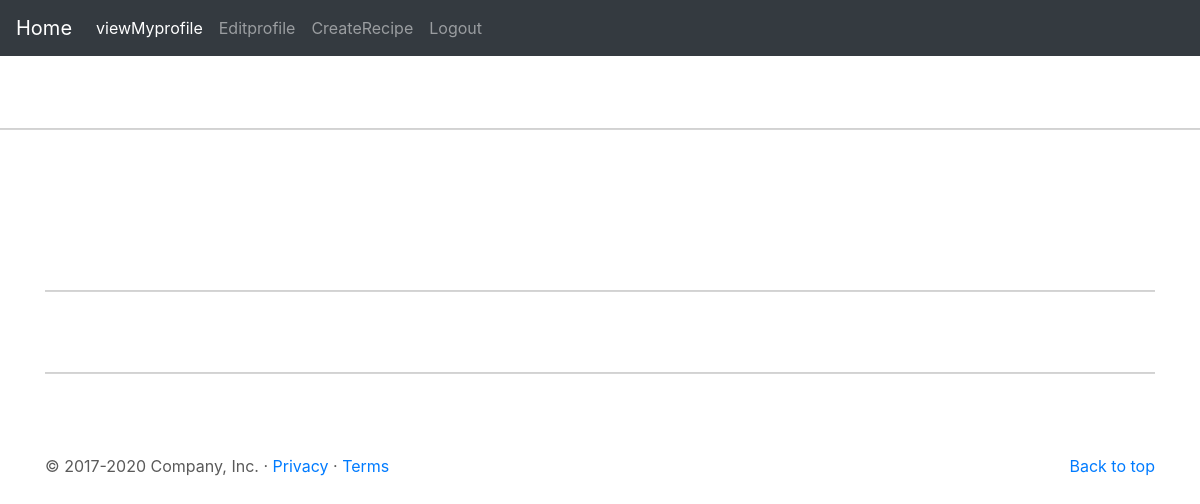
The page /Users/home on the database as committed earlier.
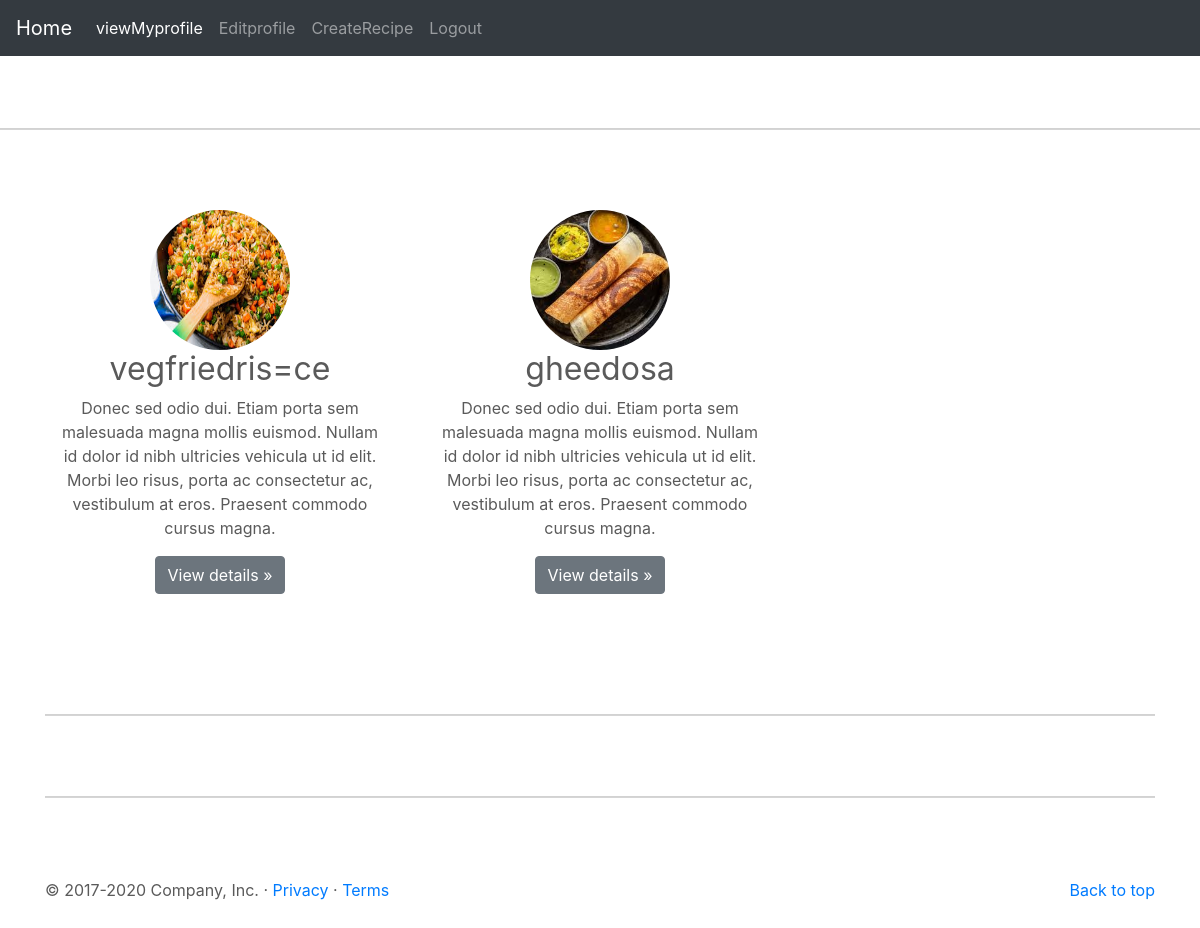
The same page on the database as committed later.
### recipes/models.py (models this page shows, shortened)
class Recipe(models.Model):
    recipe_name=models.CharField(max_length=120)
    ingradiantnts=models.CharField(max_length=250)
    category=models.CharField(max_length=100)
    recipe_img=models.ImageField(upload_to="images")
    created_by=models.CharField(max_length=120)

### users/views.py (the view)
# urls.py: 2. Add a URL to urlpatterns:  path('', views.home, name='home')
def home(request):
    context={}
    recipes=Recipe.objects.all()
    context["recipes"]=recipes
    return render(request, "users/userhome.html",context)

### users/templates/users/userhome.html (shortened to what this page needs)
<!doctype html>
{%load static %}
<html lang="en">
  <head>
<link href="https://cdn.jsdelivr.net/npm/bootstrap@5.0.0-beta1/dist/css/bootstrap.min.css" rel="stylesheet">
<link href="../assets/dist/css/bootstrap.min.css" rel="stylesheet">
    <link href="{%static 'carousel.css' %}" rel="stylesheet">
  </head>
  <body>
    <header>
  <nav class="navbar navbar-expand-md navbar-dark fixed-top bg-dark">
    <a class="navbar-brand" href="#">Home</a>
    <div class="collapse navbar-collapse" id="navbarCollapse">
      <ul class="navbar-nav mr-auto">
        <li class="nav-item active">
          <a class="nav-link" href="#">viewMyprofile </a>
        </li>
        <li class="nav-item">
          <a class="nav-link" href="#">Editprofile</a>
        </li>
        <li class="nav-item">
          <a class="nav-link" href="#">CreateRecipe</a>
        </li>
     <li class="nav-item">
          <a class="nav-link" href="#">Logout</a>
        </li>
      </ul>
    </div>
  </nav>
</header>
<main role="main">
    <hr class="featurette-divider">
  <div class="container marketing">
    <div class="row">
      {%for recipe in recipes %}
      <div class="col-lg-4">
          <img  class="bd-placeholder-img rounded-circle" width="140" height="140" src="{{recipe.recipe_img.url}}">
        <h2>{{recipe.recipe_name}}</h2>
        <p>Donec sed odio dui. Etiam porta sem malesuada magna mollis euismod. Nullam id dolor id nibh ultricies vehicula ut id elit. Morbi leo risus, porta ac consectetur ac, vestibulum at eros. Praesent commodo cursus magna.</p>
        <p><a class="btn btn-secondary" href="#" role="button">View details &raquo;</a></p>
      </div>
      {% endfor %}
    </div>
    <hr class="featurette-divider">
    <hr class="featurette-divider">
  </div>
  <footer class="container">
    <p class="float-right"><a href="#">Back to top</a></p>
    <p>&copy; 2017-2020 Company, Inc. &middot; <a href="#">Privacy</a> &middot; <a href="#">Terms</a></p>
  </footer>
</main>
</html>

### users/static/carousel.css (style rules this page uses)
body { padding-top: 3rem; padding-bottom: 3rem; color: #5a5a5a; }
.marketing .col-lg-4 { margin-bottom: 1.5rem; text-align: center; }
.marketing h2 { font-weight: 400; }
.marketing .col-lg-4 p { margin-right: .75rem; margin-left: .75rem; }
.featurette-divider { margin: 5rem 0; }

### users/templates/users/userhome.html (style rules this page uses)
.bd-placeholder-img { font-size: 1.125rem; text-anchor: middle; -webkit-user-select: none; -moz-user-select: none; -ms-user-select: none; user-select: none; }

Rows that differ between the two databases and show on the page:
added Recipe: recipe_img (picture), recipe_name "vegfriedris=ce"
added Recipe: recipe_img (picture), recipe_name "gheedosa"
